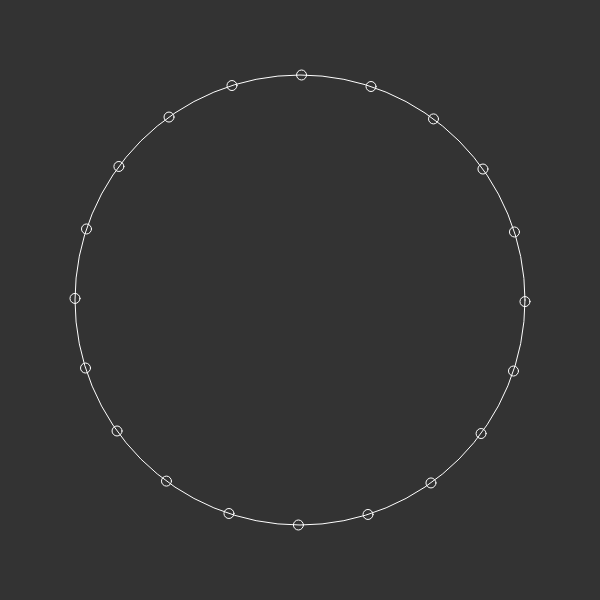
Frame 1 (no input)
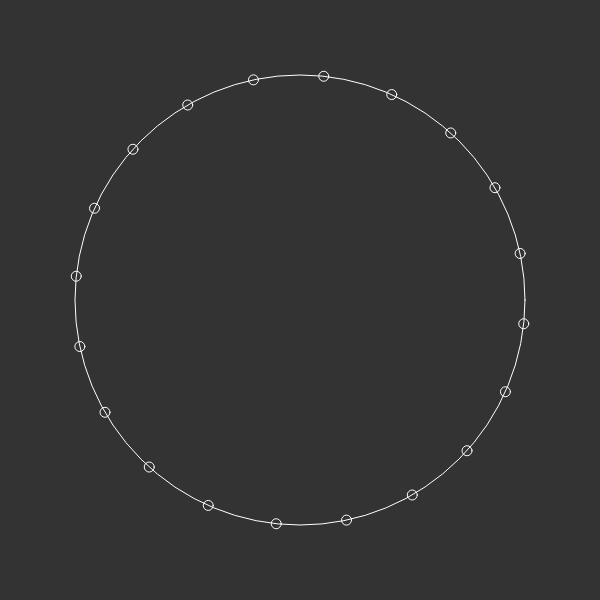
Frame 60 (no input)
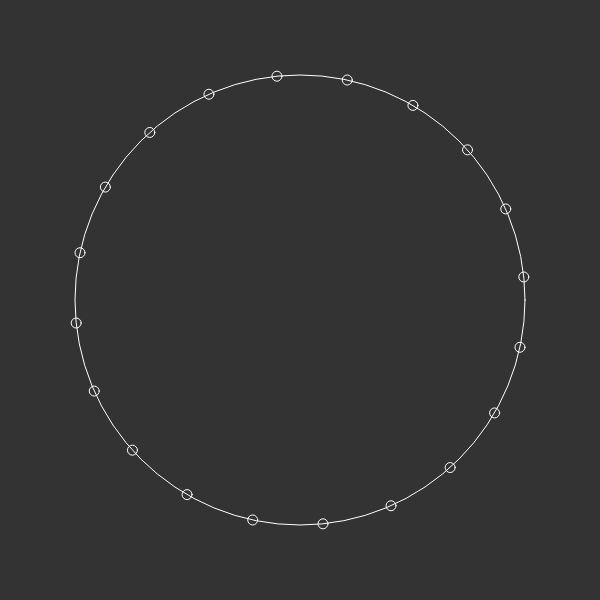
Frame 120 (the mouse pressed at the canvas centre since frame 60)

The p5.js sketch that drew these frames (run headless with seeded random() and noise() and a simulated clock; from frame 60 on, the mouse is pressed at the canvas centre):

// p5.js sketch
// ── sketch.js
console.log("sketch loaded");

// Factors of  1200:
// 1, 2, 3, 4, 5, 6, 8, 10, 12, 15, 16, 20, 24, 25, 30, 40, 48, 50, 60, 75, 80, 100, 120, 150, 200, 240, 300, 400, 600, 1200
//
const NOISE_SEED = 10003;
const RANDOM_SEED = NOISE_SEED;
const NUM_FRAMES = 5000;
const DEBUG_MODE = false;

let vehicles = [];

function setup() {
  createCanvas(600, 600);
  background(51);
  noiseSeed(NOISE_SEED);
  randomSeed(RANDOM_SEED);

  for (let i = 1; i <= 20; i++) {
    let d = TWO_PI / 20 * i;
    let v = new Vehicle(d);
    vehicles.push(v);
  }
}

function draw() {
  background(51);

  stroke(255);
  noFill();
  ellipse(width / 2, height/2, 450, 450);

  translate(width/2, height/2);
  for ( v of vehicles ) {
    v.update();
    v.draw();
  } 

  if (DEBUG_MODE) {
    if (frameCount % 100 == 0) printStatus();
    if (frameCount == NUM_FRAMES) noLoop();
  }
}

function printStatus() {
}

function keyPressed() {
  switch (key) {
    case 'S':
      loop();
      console.log("Started looping");
      break;
    case ' ':
      noLoop();
      console.log("Stopped looping");
      printStatus();
      break;
    default:
      break;
  }
}

// ── vehicle.js
class Vehicle {
  constructor(position) {
    this.position = position;
    this.speed = 0.007;
  }

  draw() {
    let x = cos(this.position) * 225;
    let y = sin(this.position) * 225;
    ellipse(x, y, 10);
  } 

  update() {
    this.position += this.speed;
  }

}
